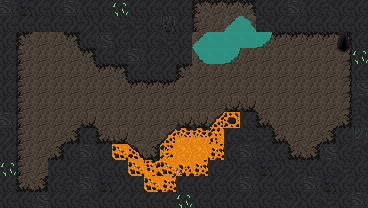

The image is a tile-based game level rendered from a .tmx file. Its description and complete source (layers, tilesets, objects, tile grids) follow:
An orthogonal 23x13 tile map with 16x16 px tiles, 2 tile layers (Tile Layer 1, Tile Layer 2) and 4 objects (player_spawn, level_exit, charging_monster, rock).

<map version="1.10" tiledversion="1.10.2" orientation="orthogonal" renderorder="right-down" width="23" height="13" tilewidth="16" tileheight="16" infinite="0" nextlayerid="4" nextobjectid="5">
 <tileset firstgid="1" source="cave_crawler_v2.tsx" />
 <layer id="1" name="Tile Layer 1" width="23" height="13">
  <data encoding="csv">
96,95,95,95,96,95,95,95,95,95,95,95,96,96,96,2684354656,95,95,96,95,2684354655,95,95,
95,95,95,95,3221225567,3221225567,95,1610612831,1610612831,95,2684354656,95,77,3221225568,67,67,2684354655,95,95,95,95,95,95,
95,82,61,61,2684354642,95,3221225568,95,95,95,1610612831,95,67,67,67,67,67,79,79,79,79,2684354642,95,
95,77,61,61,61,2684354642,95,95,96,95,3221225567,95,67,67,67,61,61,61,61,61,61,76,95,
95,77,61,61,61,61,79,2684354642,95,95,95,82,61,61,61,61,61,61,61,61,61,76,95,
95,77,61,61,61,61,61,61,79,79,79,61,61,61,61,61,61,61,61,61,61,76,3221225568,
95,77,61,61,61,61,61,61,61,61,61,61,61,61,61,78,61,61,61,61,61,76,2684354655,
96,77,61,61,61,78,61,61,61,61,61,61,61,46,46,95,1610612818,61,61,61,61,3221225554,2684354655,
3221225567,77,61,61,3221225554,95,1610612818,61,61,61,46,46,46,46,95,1610612831,1610612831,1610612818,61,61,3221225554,95,2684354656,
95,77,61,3221225554,95,96,95,46,46,61,46,46,46,46,95,96,2684354655,95,1610612818,3221225554,3221225568,95,2684354655,
95,77,61,95,95,2684354655,95,95,46,46,46,46,46,95,3221225567,2684354655,95,3221225567,1610612831,95,95,1610612831,95,
95,1610612818,3221225554,95,2684354655,96,95,3221225567,95,46,46,95,95,95,95,96,95,95,95,96,95,95,95,
95,95,3221225568,95,95,2684354655,95,95,95,95,95,95,95,95,95,95,95,2684354655,3221225567,95,1610612831,95,96
</data>
 </layer>
 <layer id="2" name="Tile Layer 2" width="23" height="13">
  <data encoding="csv">
0,32,0,0,0,0,0,51,0,0,0,0,82,79,79,2684354642,0,0,0,0,0,0,0,
0,0,0,0,0,0,0,0,0,0,32,0,0,61,93,94,0,0,0,0,0,0,0,
0,0,0,0,0,0,0,0,0,0,0,0,93,0,0,0,109,0,0,0,0,66,0,
0,0,0,0,0,0,0,0,0,0,0,0,108,0,109,0,0,0,0,0,0,81,51,
0,0,0,0,0,0,0,0,0,0,0,0,0,0,0,0,0,0,0,0,0,0,0,
0,0,0,0,0,0,0,0,0,0,0,0,0,0,0,0,0,0,0,0,0,0,0,
0,0,0,0,0,0,0,0,0,0,0,0,0,0,78,0,0,0,0,0,0,0,0,
0,0,0,0,0,0,0,0,0,0,0,78,78,91,17,0,0,0,0,0,0,0,0,
0,0,0,0,0,0,0,78,0,0,91,2,2,1,0,0,0,0,0,0,0,0,0,
0,0,0,0,0,0,0,31,92,3221225554,16,0,0,33,0,0,0,0,0,0,0,0,0,
51,0,0,0,0,0,0,0,31,3,31,32,33,0,0,0,32,0,0,0,0,0,0,
0,0,0,0,0,0,32,0,0,31,33,0,0,0,0,0,0,0,0,0,32,0,0,
0,0,0,0,0,0,0,0,0,0,0,51,0,0,0,0,0,0,0,0,0,0,0
</data>
 </layer>
 <objectgroup id="3" name="Object Layer 1">
  <object id="1" name="player_spawn" x="32.6146" y="46.9797">
   <point />
  </object>
  <object id="2" name="level_exit" x="343.244" y="42.7313">
   <point />
  </object>
  <object id="3" name="charging_monster" x="32.0226" y="184.926">
   <point />
  </object>
  <object id="4" name="rock" x="337.67" y="48.3049">
   <point />
  </object>
 </objectgroup>
</map>
